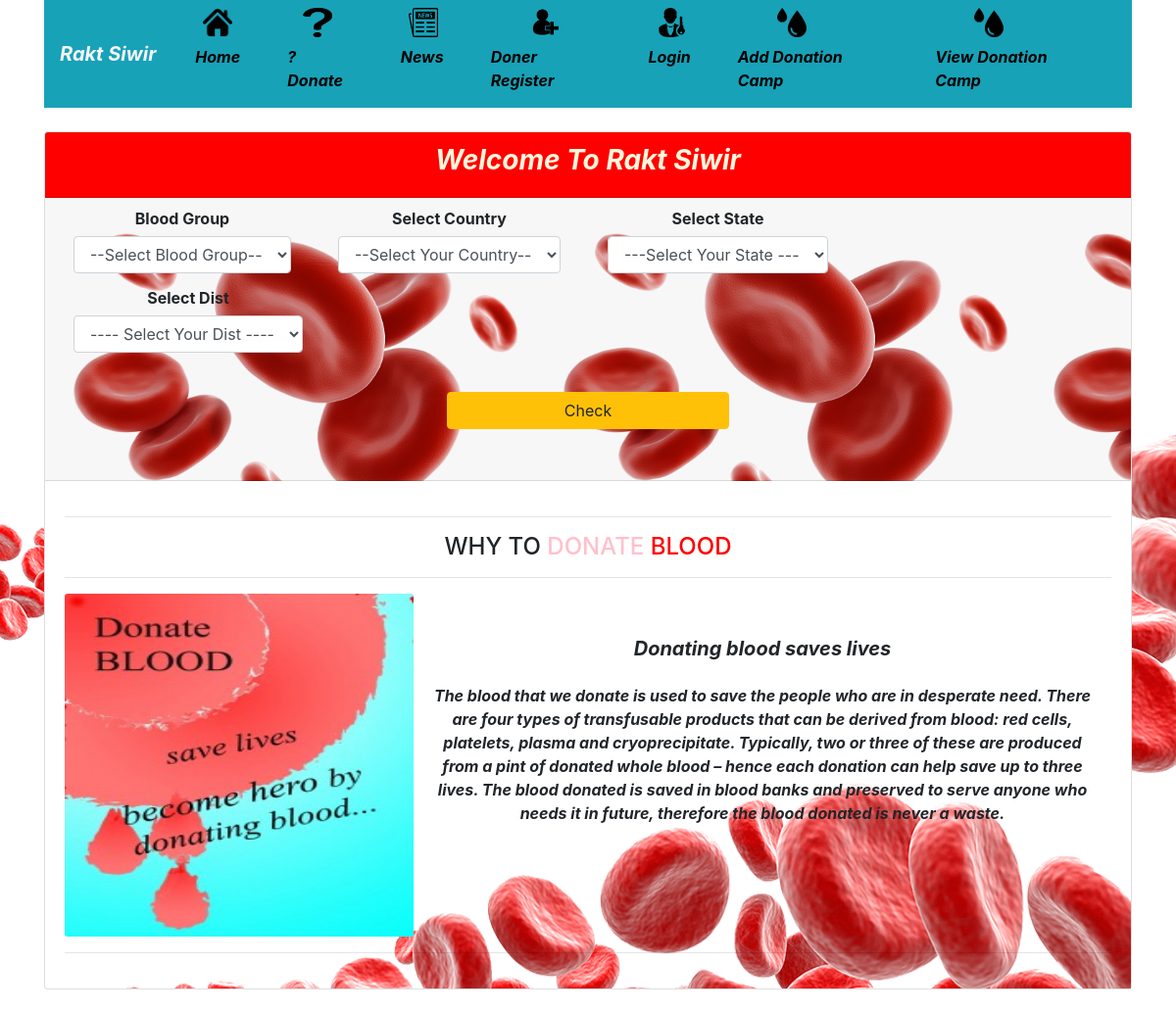
The page /whyDonate.php on the database its author committed.
### tables this page shows
CREATE TABLE `why_to_donate` (
  `slno` int(11) NOT NULL,
  `img` varchar(255) NOT NULL,
  `title` varchar(255) NOT NULL,
  `desp` varchar(1500) NOT NULL
);

### search.php (the view, shortened to what this page needs)
<div class="card-header text-center" style="background-color: red;">
    <h3 style="color:cornsilk;"> <b><i>Welcome To Rakt Siwir</i></b></h3>
</div>
<div class="card-header text-center" style="background-image: url(img/back6.png); ">
    <form action="record.php" method="post">
        <div class="d-flex justify-content-between">
            <div class="row">
                <div class="form-group mx-4">
                    <h6 class="text-center"><b> Blood Group</b></h6>
                    <select name="blood" id="" class="form-control">
                        <option value="">--Select Blood Group--</option>
                    </select>
                </div>
                <div class="form-group mx-4">
                    <h6 class="text-center"><b>Select Country</b></h6>
                    <select name="country" id="" class="form-control">
                        <option value="">--Select Your Country--</option>
                    </select>
                </div>
                <div class="form-group mx-4">
                    <h6 class="text-center"><b>Select State</b></h6>
                    <select name="state" id="stateid" onChange="State_list()" class="form-control">
                        <option value="">---Select Your State ---</option>
                    </select>
                </div>
                <div class="form-group mx-4">
                    <h6 class="text-center"><b>Select Dist</b></h6>
                    <select name="dist" id="dist" class="form-control">
                        <option value="">---- Select Your Dist ----</option>
                    </select>
                </div>
            </div>
        </div>
        <div class="form-group d-flex justify-content-center">
            <button type="submit" class="btn btn-warning  my-4 mx-1" style="width:18rem;">Check</button>
        </div>
    </form>
</div>

### whyDonate.php (shortened to what this page needs)
<!doctype html>
<html lang="en">
<head>
    <link rel="stylesheet" href="https://stackpath.bootstrapcdn.com/bootstrap/4.5.2/css/bootstrap.min.css"
>
</head>
<body style="background-image:url(img/back5.png);">
    <?php
    include 'header.php';
    ?>
    <div class="container">
        <div class="card my-4">
            <?php
include 'search.php';
?>
            <div class="card-body" style="background-image: url(img/back5.png);">
            <hr><h4 class="text-center my-3">WHY TO <span style="color:pink;">DONATE </span><span style="color:red;"> BLOOD</span></h4><hr>
<?php
$sql="select * from `why_to_donate`";
$result= mysqli_query($conn , $sql);
while($row=mysqli_fetch_assoc($result)){
echo ' <div style="max-width:100%;">
<div class="row no-gutters">
    <div class="col-md-4">
        <img src="img/'.$row['img'].'" class="card-img" alt="..." width="350" height="350">
    </div>
    <div class="col-md-8">
        <div class="card-body">
            <h5 class="card-title text-center my-4"><b><i>'.$row['title'].'</i></b></h5>
            <p class="card-text my-4 text-center"><b><i>'.$row['desp'].'</p></i></b>
        </div>
    </div>
</div>
</div>
<hr>';
}
?>
            </div>
        </div>
    </div>
</body>
</html>

### rows shown on the page
why_to_donate: img (picture), title "Donating blood saves lives", desp "The blood that we donate is used to save the people who are in desperate need. There are four types of transfusable products that can be derived from blood: red cells, platelets, plasma and cryoprecipitate. Typically, two or three of these are produced from a pint of donated whole blood – hence each donation can help save up to three lives. The blood donated is saved in blood banks and preserved to serve anyone who needs it in future, therefore the blood donated is never a waste."
